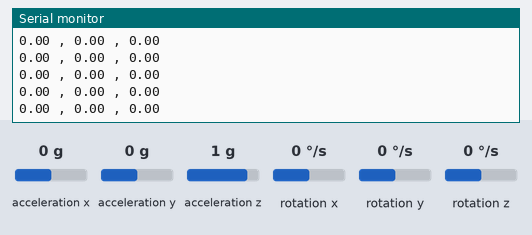
This sketch was run on a simulated Arduino Uno, built with avr-gcc and run on an emulated ATmega328P. Parts: the last lines printed to the serial monitor. Wiring (inferred from the names in the program): MPU-6050 motion sensor at I2C address 0x68. The inputs (shaded band) are chosen by the test bench; at power-on: rotation y 0 °/s, acceleration x 0 g, acceleration y 0 g, acceleration z 1 g, rotation x 0 °/s, rotation z 0 °/s.

Above: at 8.0 s.
8.1 s: rotation y set to -100 °/s
At 8.8 s:
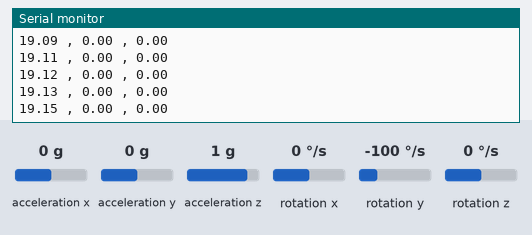
11.1 s: rotation y set to 192 °/s
At 12.1 s:
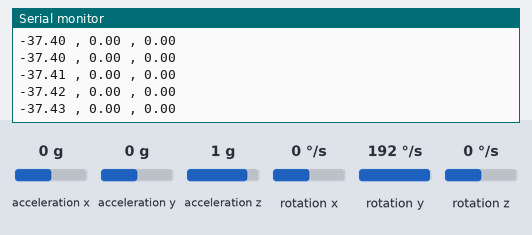
14.1 s: acceleration x set to 1.4 g
At 14.7 s:
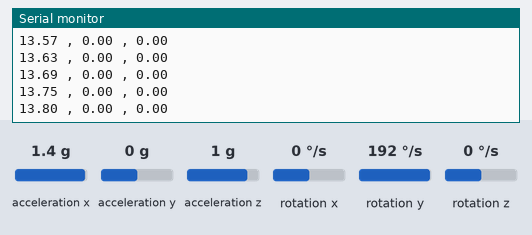
Timing chart, 0 to 17.0 s (numbered marks = the images above; inputs shaded):
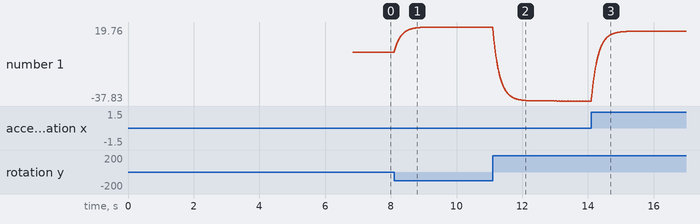

Measured:
- after the input at 8.1 s, the serial monitor: prints a new line at once (image 1)
- plotted number 1: 0 → 19.76 after the input at 8.1 s

The sketch:

arduinoExample.ino
```cpp
// Include librarys
#include <Wire.h>
#include "MPUXX50.h"

// Variable definition
unsigned long loopTimer;
float dt;

// Setup class
struct i2c_device_t i2c_dev;
MPUXX50 *mpuXX50;

// Sensor setup and calibration
void setup() {
  // Start wire and serial
  Wire.begin();
  Serial.begin(115200);

  // Prepare I2C functions
  i2c_dev.i2c_write = (i2c_read_write_t) &i2c_write;
  i2c_dev.i2c_read = (i2c_read_write_t) &i2c_read;

  // Connect to sensor on 0x68
  mpuXX50 = new MPUXX50(0x68, i2c_dev);

  // Initialize the IMU and set the senstivity values
  Serial.println("---------------------------------------");
  Serial.print("IMU initialize. Pass/Fail: "); Serial.println(mpuXX50->initIMU(MPU6050));
  mpuXX50->getAres(AFS_4G);
  mpuXX50->getGres(GFS_500DPS);
  delay(1000);

  // Calibrate the gyroscope
  gyro_cal_t gyro_cal;
  Serial.println("Calibrating gyroscope, hold IMU stationary."); delay(2000);
  mpuXX50->gyroCalibration(1000);

  // Load saved gyroscope calibration values
  // gyro_cal.x = 0;
  // gyro_cal.y = 0;
  // gyro_cal.z = 0;
  // mpuXX50->setGyroCalibration(gyro_cal);

  // Display calibration values to user
  gyro_cal = mpuXX50->getGyroCalibration();

  Serial.println("---------------------------------------");
  Serial.println("Gyroscope bias values:");
  Serial.print(mpuXX50->gyro_cal.x); Serial.print(",");
  Serial.print(mpuXX50->gyro_cal.y); Serial.print(",");
  Serial.println(mpuXX50->gyro_cal.z);
  Serial.println("---------------------------------------");
  delay(2000);

  // Start a timer
  loopTimer = micros();
}

// Sensor processing and printing
void loop() {
  // Loop timing (4000 us = 250 Hz)
  while (micros() - loopTimer <= 4000);
  dt = (float)(micros() - loopTimer) / 1000000;
  loopTimer = micros();

  // Print raw data to the serial monitor
  // mpuXX50->readRawData();
  //
  // Serial.print(mpuXX50->imu_raw.ax,2); Serial.print(" , ");
  // Serial.print(mpuXX50->imu_raw.ay,2); Serial.print(" , ");
  // Serial.print(mpuXX50->imu_raw.az,2); Serial.print(" , ");
  // Serial.print(mpuXX50->imu_raw.gx,2); Serial.print(" , ");
  // Serial.print(mpuXX50->imu_raw.gy,2); Serial.print(" , ");
  // Serial.println(mpuXX50->imu_raw.gz,2);

  // Print calibrated data to the serial monitor
  // mpuXX50->readCalData();
  //
  // Serial.print(mpuXX50->imu_cal.ax,2); Serial.print(" , ");
  // Serial.print(mpuXX50->imu_cal.ay,2); Serial.print(" , ");
  // Serial.print(mpuXX50->imu_cal.az,2); Serial.print(" , ");
  // Serial.print(mpuXX50->imu_cal.gx,2); Serial.print(" , ");
  // Serial.print(mpuXX50->imu_cal.gy,2); Serial.print(" , ");
  // Serial.println(mpuXX50->imu_cal.gz,2);

  // Print complementary filter attitude to the serial monitor
  mpuXX50->compFilter(dt, 0.98);

  Serial.print(mpuXX50->attitude.roll,2); Serial.print(" , ");
  Serial.print(mpuXX50->attitude.pitch,2); Serial.print(" , ");
  Serial.println(mpuXX50->attitude.yaw,2);
}

// I2C read and write functions
int i2c_read(char addr, byte *data, char len){
  Wire.requestFrom(addr, len);

  for (int ii = 0; ii < len; ii++){
    data[ii] = Wire.read();
  }
};

int i2c_write(char addr, byte *data, char len){
  Wire.beginTransmission(addr);

  for (int ii = 0; ii < len; ii++){
    Wire.write(data[ii]);
  }

  Wire.endTransmission();
};
```
